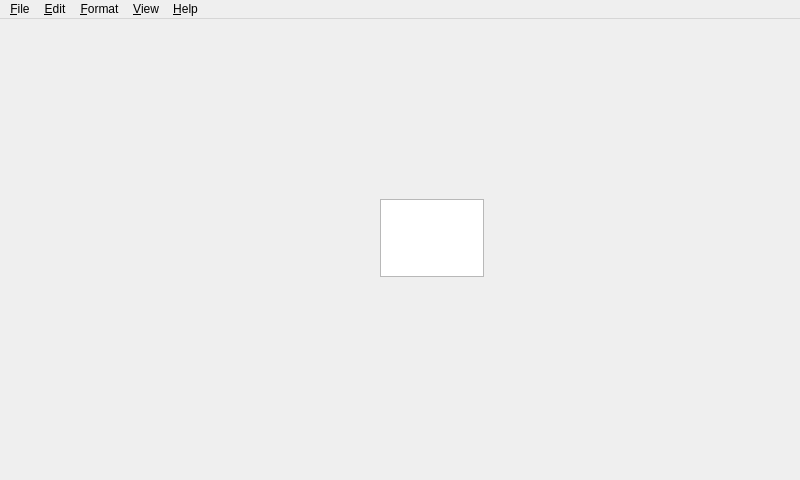
<?xml version="1.0" encoding="UTF-8"?>
<ui version="4.0">
 <class>MainWindow</class>
 <widget class="QMainWindow" name="MainWindow">
  <property name="geometry">
   <rect>
    <x>0</x>
    <y>0</y>
    <width>800</width>
    <height>480</height>
   </rect>
  </property>
  <property name="windowTitle">
   <string>MainWindow</string>
  </property>
  <widget class="QWidget" name="centralWidget">
   <widget class="QPlainTextEdit" name="plainTextEdit">
    <property name="geometry">
     <rect>
      <x>380</x>
      <y>180</y>
      <width>104</width>
      <height>78</height>
     </rect>
    </property>
   </widget>
  </widget>
  <widget class="QMenuBar" name="menuBar">
   <property name="geometry">
    <rect>
     <x>0</x>
     <y>0</y>
     <width>800</width>
     <height>25</height>
    </rect>
   </property>
   <widget class="QMenu" name="menuFile">
    <property name="title">
     <string>&amp;File</string>
    </property>
    <addaction name="action_New"/>
    <addaction name="actionOpen"/>
    <addaction name="actionSave"/>
    <addaction name="actionSave_as"/>
    <addaction name="separator"/>
    <addaction name="actionPage_setup"/>
    <addaction name="actionPrint"/>
    <addaction name="separator"/>
    <addaction name="actionExit"/>
   </widget>
   <widget class="QMenu" name="menu_Edit">
    <property name="title">
     <string>&amp;Edit</string>
    </property>
    <addaction name="actionUndo"/>
    <addaction name="separator"/>
    <addaction name="actionCut"/>
    <addaction name="actionCopy"/>
    <addaction name="actionPaste"/>
    <addaction name="actionDelete"/>
    <addaction name="separator"/>
    <addaction name="actionFind"/>
    <addaction name="actionFind_next"/>
    <addaction name="actionReplace"/>
    <addaction name="actionGo_to"/>
    <addaction name="separator"/>
    <addaction name="actionSelect_All"/>
    <addaction name="actionTime_Date"/>
   </widget>
   <widget class="QMenu" name="menu_Format">
    <property name="title">
     <string>&amp;Format</string>
    </property>
    <addaction name="actionWord_wrap"/>
    <addaction name="actionFont"/>
   </widget>
   <widget class="QMenu" name="menu_View">
    <property name="title">
     <string>&amp;View</string>
    </property>
    <addaction name="actionStatus_bar"/>
   </widget>
   <widget class="QMenu" name="menu_Help">
    <property name="title">
     <string>&amp;Help</string>
    </property>
   </widget>
   <addaction name="menuFile"/>
   <addaction name="menu_Edit"/>
   <addaction name="menu_Format"/>
   <addaction name="menu_View"/>
   <addaction name="menu_Help"/>
  </widget>
  <action name="action_New">
   <property name="text">
    <string>New</string>
   </property>
   <property name="shortcut">
    <string>Ctrl+C</string>
   </property>
  </action>
  <action name="actionOpen">
   <property name="text">
    <string>Open...</string>
   </property>
   <property name="shortcut">
    <string>Ctrl+O</string>
   </property>
  </action>
  <action name="actionSave">
   <property name="text">
    <string>Save</string>
   </property>
   <property name="shortcut">
    <string>Ctrl+S</string>
   </property>
  </action>
  <action name="actionSave_as">
   <property name="text">
    <string>Save as...</string>
   </property>
  </action>
  <action name="actionPage_setup">
   <property name="text">
    <string>Page setup...</string>
   </property>
  </action>
  <action name="actionPrint">
   <property name="text">
    <string>Print...</string>
   </property>
   <property name="shortcut">
    <string>Ctrl+P</string>
   </property>
  </action>
  <action name="actionExit">
   <property name="text">
    <string>Exit</string>
   </property>
  </action>
  <action name="actionUndo">
   <property name="text">
    <string>Undo</string>
   </property>
   <property name="shortcut">
    <string>Ctrl+Z</string>
   </property>
  </action>
  <action name="actionCut">
   <property name="text">
    <string>Cut</string>
   </property>
   <property name="shortcut">
    <string>Ctrl+X</string>
   </property>
  </action>
  <action name="actionCopy">
   <property name="text">
    <string>Copy</string>
   </property>
   <property name="shortcut">
    <string>Ctrl+C</string>
   </property>
  </action>
  <action name="actionPaste">
   <property name="text">
    <string>Paste</string>
   </property>
   <property name="shortcut">
    <string>Ctrl+V</string>
   </property>
  </action>
  <action name="actionDelete">
   <property name="text">
    <string>Delete</string>
   </property>
   <property name="shortcut">
    <string>Del</string>
   </property>
  </action>
  <action name="actionFind">
   <property name="text">
    <string>Find...</string>
   </property>
   <property name="shortcut">
    <string>Ctrl+F</string>
   </property>
  </action>
  <action name="actionFind_next">
   <property name="text">
    <string>Find next</string>
   </property>
   <property name="shortcut">
    <string>F3</string>
   </property>
  </action>
  <action name="actionReplace">
   <property name="text">
    <string>Replace...</string>
   </property>
   <property name="shortcut">
    <string>Ctrl+H</string>
   </property>
  </action>
  <action name="actionGo_to">
   <property name="text">
    <string>Go to...</string>
   </property>
   <property name="shortcut">
    <string>Ctrl+G</string>
   </property>
  </action>
  <action name="actionSelect_All">
   <property name="text">
    <string>Select All</string>
   </property>
   <property name="shortcut">
    <string>Ctrl+A</string>
   </property>
  </action>
  <action name="actionTime_Date">
   <property name="text">
    <string>Time/Date</string>
   </property>
   <property name="shortcut">
    <string>F5</string>
   </property>
  </action>
  <action name="actionWord_wrap">
   <property name="text">
    <string>Word wrap</string>
   </property>
  </action>
  <action name="actionFont">
   <property name="text">
    <string>Font...</string>
   </property>
  </action>
  <action name="actionStatus_bar">
   <property name="text">
    <string>Status bar</string>
   </property>
  </action>
 </widget>
 <layoutdefault spacing="6" margin="11"/>
 <resources/>
 <connections/>
</ui>
